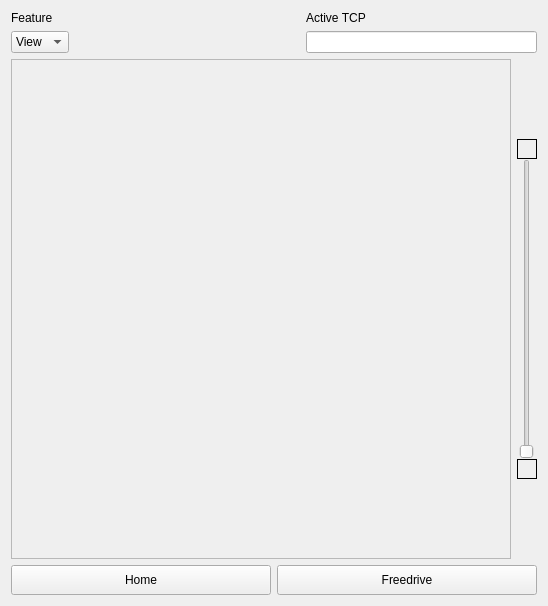
       <widget class="QWidget" name="robotWIdget" native="true">
        <layout class="QGridLayout" name="gridLayout_4">
         <item row="0" column="0">
          <layout class="QVBoxLayout" name="verticalLayout_16">
           <item>
            <layout class="QHBoxLayout" name="horizontalLayout_28">
             <item>
              <layout class="QVBoxLayout" name="verticalLayout_14">
               <item>
                <widget class="QLabel" name="label_25">
                 <property name="text">
                  <string>Feature</string>
                 </property>
                </widget>
               </item>
               <item>
                <widget class="QComboBox" name="featureComboBox">
                 <item>
                  <property name="text">
                   <string>View</string>
                  </property>
                 </item>
                 <item>
                  <property name="text">
                   <string>TCP</string>
                  </property>
                 </item>
                 <item>
                  <property name="text">
                   <string>Base</string>
                  </property>
                 </item>
                </widget>
               </item>
              </layout>
             </item>
             <item>
              <spacer name="horizontalSpacer_26">
               <property name="orientation">
                <enum>Qt::Horizontal</enum>
               </property>
               <property name="sizeHint" stdset="0">
                <size>
                 <width>40</width>
                 <height>20</height>
                </size>
               </property>
              </spacer>
             </item>
             <item>
              <layout class="QVBoxLayout" name="verticalLayout_15">
               <item>
                <widget class="QLabel" name="label_26">
                 <property name="text">
                  <string>Active TCP</string>
                 </property>
                </widget>
               </item>
               <item>
                <widget class="QLineEdit" name="activeTCPLineEdit"/>
               </item>
              </layout>
             </item>
            </layout>
           </item>
           <item>
            <layout class="QHBoxLayout" name="horizontalLayout_26">
             <item>
              <widget class="QFrame" name="frame">
               <property name="minimumSize">
                <size>
                 <width>500</width>
                 <height>500</height>
                </size>
               </property>
               <property name="maximumSize">
                <size>
                 <width>500</width>
                 <height>500</height>
                </size>
               </property>
               <property name="frameShape">
                <enum>QFrame::StyledPanel</enum>
               </property>
               <property name="frameShadow">
                <enum>QFrame::Raised</enum>
               </property>
              </widget>
             </item>
             <item>
              <layout class="QVBoxLayout" name="verticalLayout_13">
               <property name="spacing">
                <number>0</number>
               </property>
               <item>
                <spacer name="verticalSpacer">
                 <property name="orientation">
                  <enum>Qt::Vertical</enum>
                 </property>
                 <property name="sizeHint" stdset="0">
                  <size>
                   <width>20</width>
                   <height>40</height>
                  </size>
                 </property>
                </spacer>
               </item>
               <item>
                <widget class="QPushButton" name="zoomInButton">
                 <property name="minimumSize">
                  <size>
                   <width>20</width>
                   <height>20</height>
                  </size>
                 </property>
                 <property name="maximumSize">
                  <size>
                   <width>20</width>
                   <height>20</height>
                  </size>
                 </property>
                 <property name="styleSheet">
                  <string notr="true">border : 1px solid black;

border-image : url(:/robot-panel/plus.png);
padding: 2px;

</string>
                 </property>
                 <property name="text">
                  <string/>
                 </property>
                </widget>
               </item>
               <item>
                <widget class="QSlider" name="verticalSlider">
                 <property name="minimumSize">
                  <size>
                   <width>20</width>
                   <height>300</height>
                  </size>
                 </property>
                 <property name="maximumSize">
                  <size>
                   <width>30</width>
                   <height>400</height>
                  </size>
                 </property>
                 <property name="orientation">
                  <enum>Qt::Vertical</enum>
                 </property>
                </widget>
               </item>
               <item>
                <widget class="QPushButton" name="zoomOutButton">
                 <property name="minimumSize">
                  <size>
                   <width>20</width>
                   <height>20</height>
                  </size>
                 </property>
                 <property name="maximumSize">
                  <size>
                   <width>20</width>
                   <height>20</height>
                  </size>
                 </property>
                 <property name="styleSheet">
                  <string notr="true">border : 1px solid black;

border-image : url(:/robot-panel/minus.png);
padding: 2px;

</string>
                 </property>
                 <property name="text">
                  <string/>
                 </property>
                </widget>
               </item>
               <item>
                <spacer name="verticalSpacer_2">
                 <property name="orientation">
                  <enum>Qt::Vertical</enum>
                 </property>
                 <property name="sizeHint" stdset="0">
                  <size>
                   <width>20</width>
                   <height>40</height>
                  </size>
                 </property>
                </spacer>
               </item>
              </layout>
             </item>
            </layout>
           </item>
           <item>
            <layout class="QHBoxLayout" name="horizontalLayout_27">
             <item>
              <widget class="QPushButton" name="homeButton">
               <property name="minimumSize">
                <size>
                 <width>124</width>
                 <height>30</height>
                </size>
               </property>
               <property name="styleSheet">
                <string notr="true">#homeButton:hover{
	border : 1px solid blue;
}
</string>
               </property>
               <property name="text">
                <string>Home</string>
               </property>
              </widget>
             </item>
             <item>
              <widget class="QPushButton" name="freedriveButton">
               <property name="minimumSize">
                <size>
                 <width>124</width>
                 <height>30</height>
                </size>
               </property>
               <property name="styleSheet">
                <string notr="true">#freedriveButton:hover{
	border : 1px solid blue;
}
</string>
               </property>
               <property name="text">
                <string>Freedrive</string>
               </property>
              </widget>
             </item>
            </layout>
           </item>
          </layout>
         </item>
        </layout>
       </widget>
